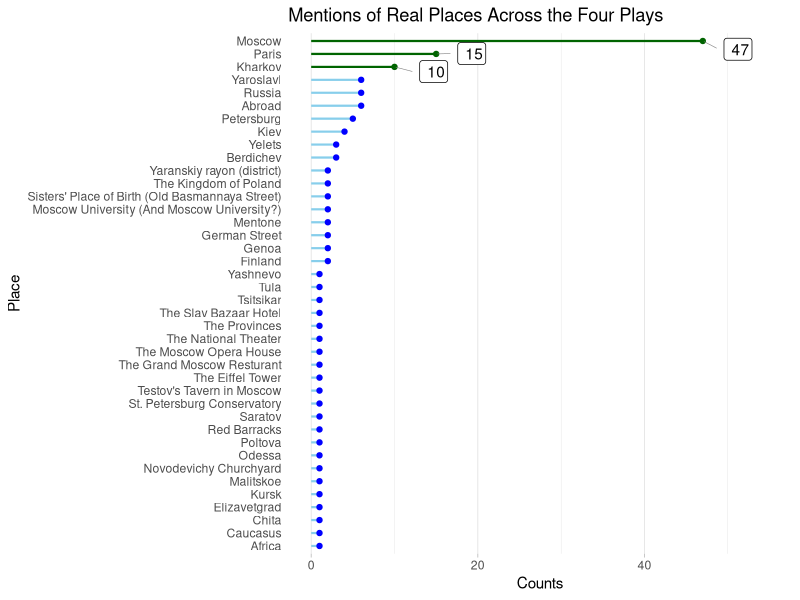
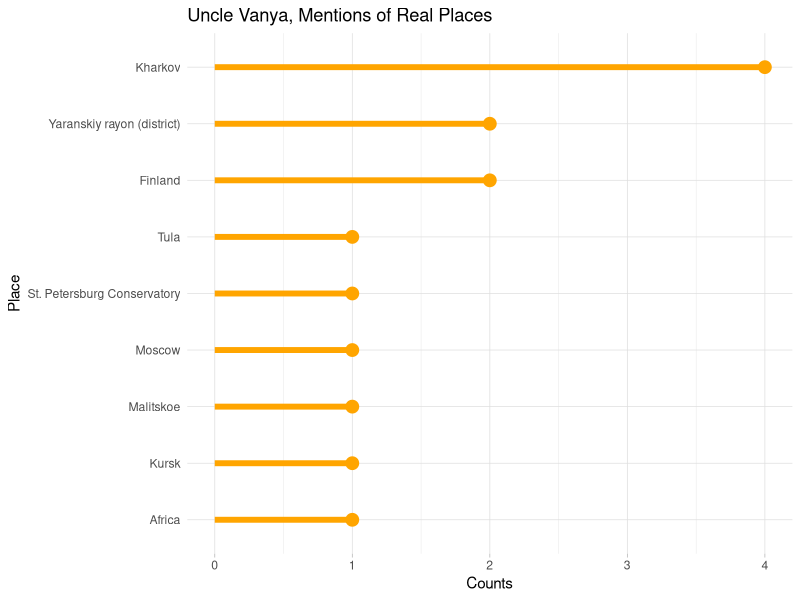
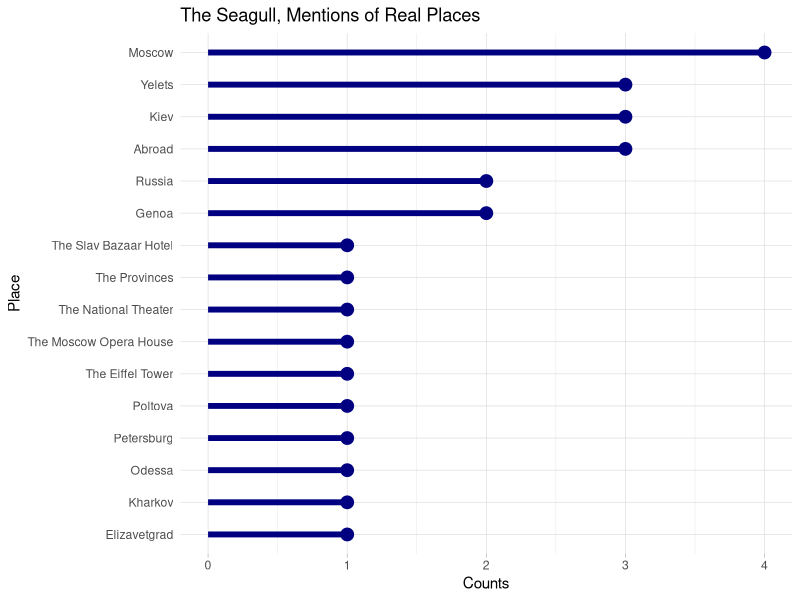
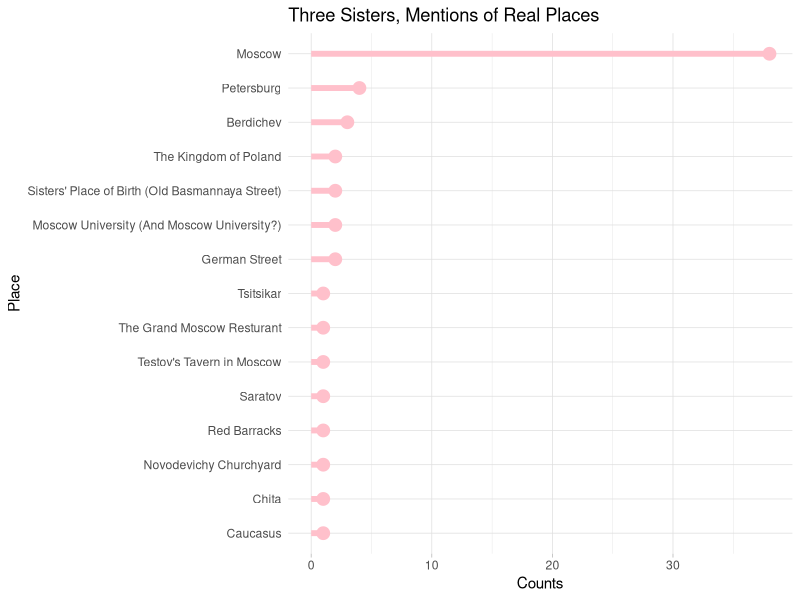
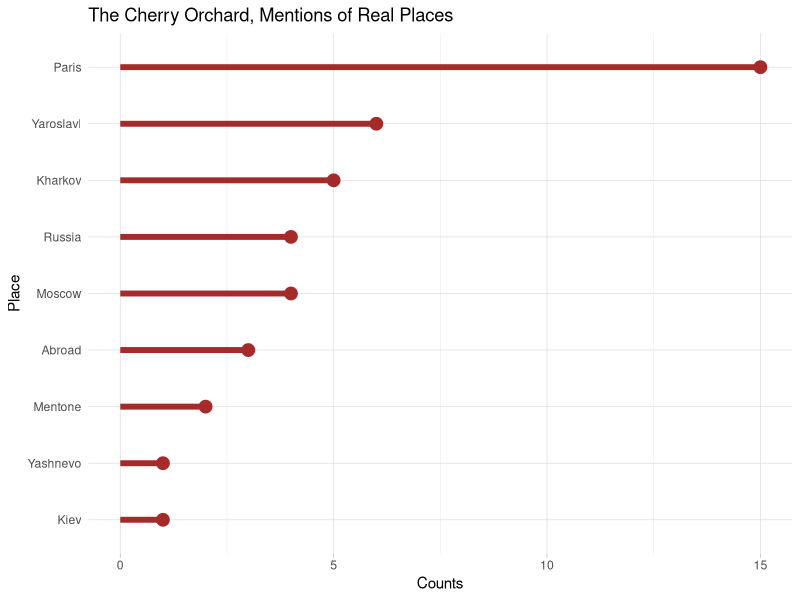

Write R code to recreate these figures, in order.
## ---- chunk 1
knitr::opts_chunk$set(echo = FALSE, error = FALSE, message = FALSE, warning = FALSE)

# Load libraries
library(tidyverse)
library(ggplot2)
library(readr)
library(stringr)
library(scales)
library(knitr)
library(kableExtra)
library(ggrepel)
## ---- chunk 2

# Load data

counts_real <- read_csv("counts_real_places.csv") %>%
  mutate(period = case_when(
    act == "Act I" ~ 1,
    act == "Act II" ~ 2,
    act == "Act III" ~ 3,
    act == "Act IV" ~ 4
  ))

## ---- chunk 3

# Summarize data across the four plays

counts_total <- counts_real %>%
  group_by(object) %>%
  summarise(total = sum(mentions)) %>%
  ungroup() 

# Reorder

counts_total <-counts_total[order(counts_total$total), ] 
counts_total$object <- factor(counts_total$object, levels = counts_total$object)

# Graph

counts_total %>%
  ggplot(aes(x = reorder(object, -total), y = total, label = total)) +
  geom_segment(aes(x = object, 
                   xend = object,
                   y = 0,
                   yend = total),
                   color = ifelse(counts_total$object %in% 
                                c("Moscow","Kharkov", "Paris"), "darkgreen", "skyblue"),
                   size = .75) +
  geom_point(color = ifelse(counts_total$object %in% 
                              c("Moscow","Kharkov", "Paris"), "darkgreen", "blue")) + 
  geom_label_repel(data = subset(counts_total, total > 9),
                   segment.size  = 0.2,
                   segment.color = "grey50",
                   nudge_y       = 5,
                  # direction     = "x",
                   hjust = 1) + 
  labs(title = "Mentions of Real Places Across the Four Plays") + 
  xlab("Place") +
  ylab("Counts") +
  theme_light() +
  ylim(0,55) +
  coord_flip() +
  theme(
    panel.grid.major.y = element_blank(),
    panel.border = element_blank(),
    axis.ticks.y = element_blank()) 

## ---- chunk 4
#Uncle Vanya 

counts_real_vanya<- counts_real %>%
  filter(play == "Uncle Vanya") %>%
  group_by(object) %>%
  summarize(total = sum(mentions)) %>%
  ungroup()

# Reorder

counts_real_vanya <-counts_real_vanya[order(counts_real_vanya$total), ] 
counts_real_vanya$object <- factor(counts_real_vanya$object, levels = counts_real_vanya$object)

counts_real_vanya %>%
  ggplot(aes(x = reorder(object, -total), y = total)) + 
  geom_segment(aes(x = object, 
                   xend = object,
                   y = 0,
                   yend = total),
               color = "orange",
               size = 2) +
  geom_point(color = "orange", size = 4) + 
  xlab("Place") +
  ylab("Counts") + 
  labs(title = "Uncle Vanya, Mentions of Real Places") +
  ylim(0,4) +
  theme_light() +
  coord_flip() + 
  theme(
    panel.grid.minor.y = element_blank(),
    panel.border = element_blank(),
    axis.ticks.y = element_blank())
  

## ---- chunk 5

#Seagull

counts_real_gull<- counts_real %>%
  filter(play == "The Seagull") %>%
  group_by(object) %>%
  summarize(total = sum(mentions)) %>%
  ungroup()

# Reorder

counts_real_gull <-counts_real_gull[order(counts_real_gull$total), ] 
counts_real_gull$object <- factor(counts_real_gull$object, levels = counts_real_gull$object)

counts_real_gull %>%
  ggplot(aes(x = reorder(object, -total), y = total)) + 
  geom_segment(aes(x = object, 
                   xend = object,
                   y = 0,
                   yend = total),
               color = "navy",
               size = 2) +
  geom_point(color = "navy", size = 4) + 
  xlab("Place") +
  ylab("Counts") + 
  labs(title = "The Seagull, Mentions of Real Places") +
  #ylim(0,4) +
  theme_light() +
  coord_flip() + 
  theme(
    panel.grid.minor.y = element_blank(),
    panel.border = element_blank(),
    axis.ticks.y = element_blank())

## ---- chunk 6

#Sisters

counts_real_sis<- counts_real %>%
  filter(play == "Three Sisters") %>%
  group_by(object) %>%
  summarize(total = sum(mentions)) %>%
  ungroup()

# Reorder

counts_real_sis <-counts_real_sis[order(counts_real_sis$total), ] 
counts_real_sis$object <- factor(counts_real_sis$object, levels = counts_real_sis$object)

counts_real_sis %>%
  ggplot(aes(x = reorder(object, -total), y = total)) + 
  geom_segment(aes(x = object, 
                   xend = object,
                   y = 0,
                   yend = total),
               color = "pink",
               size = 2) +
  geom_point(color = "pink", size = 4) + 
  xlab("Place") +
  ylab("Counts") + 
  labs(title = "Three Sisters, Mentions of Real Places") +
  #ylim(0,4) +
  theme_light() +
  coord_flip() + 
  theme(
    panel.grid.minor.y = element_blank(),
    panel.border = element_blank(),
    axis.ticks.y = element_blank())

## ---- chunk 7

#Cherry Orchard

counts_real_co<- counts_real %>%
  filter(play == "The Cherry Orchard") %>%
  group_by(object) %>%
  summarize(total = sum(mentions)) %>%
  ungroup()

# Reorder

counts_real_co <-counts_real_co[order(counts_real_co$total), ] 
counts_real_co$object <- factor(counts_real_co$object, levels = counts_real_co$object)

counts_real_co %>%
  ggplot(aes(x = reorder(object, -total), y = total)) + 
  geom_segment(aes(x = object, 
                   xend = object,
                   y = 0,
                   yend = total),
               color = "brown",
               size = 2) +
  geom_point(color = "brown", size = 4) + 
  xlab("Place") +
  ylab("Counts") + 
  labs(title = "The Cherry Orchard, Mentions of Real Places") +
  #ylim(0,4) +
  theme_light() +
  coord_flip() + 
  theme(
    panel.grid.minor.y = element_blank(),
    panel.border = element_blank(),
    axis.ticks.y = element_blank())
